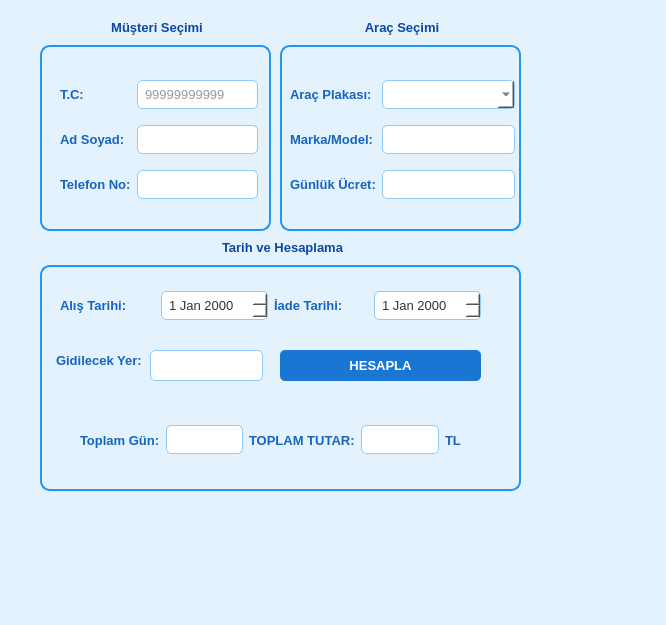
<?xml version="1.0" encoding="UTF-8"?>
<ui version="4.0">
 <class>Form</class>
 <widget class="QWidget" name="Form">
  <property name="geometry">
   <rect>
    <x>0</x>
    <y>0</y>
    <width>666</width>
    <height>625</height>
   </rect>
  </property>
  <property name="windowTitle">
   <string>Form</string>
  </property>
  <property name="styleSheet">
   <string notr="true">/* --- GENEL ARKA PLAN --- */
QWidget {
    background-color: #E3F2FD; /* Ana ekranla aynı açık mavi ton */
    font-family: &quot;Segoe UI&quot;;   /* Okunaklı modern yazı tipi */
    font-size: 13px;
}

/* --- GRUP KUTULARI (Kişisel Bilgiler vb.) --- */
QGroupBox {
    border: 2px solid #2196F3; /* Mavi Çerçeve */
    border-radius: 10px;       /* Köşeleri Yuvarlat */
    margin-top: 25px;          /* Başlık için pay */
    font-weight: bold;
    color: #0D47A1;            /* Başlık Rengi: Koyu Lacivert */
}

QGroupBox::title {
    subcontrol-origin: margin;
    subcontrol-position: top center; /* Başlığı ortala */
    padding: 0 10px;
    background-color: #E3F2FD; /* Çizgi yazının altından geçmesin */
}

/* --- YAZI ETİKETLERİ (Ad, Soyad vb.) --- */
QLabel {
    color: #1565C0; /* Orta koyulukta mavi */
    font-weight: bold;
    border: none;
    background-color: transparent;
}

/* --- GİRİŞ KUTULARI (Text, Combo, Date) --- */
QLineEdit, QComboBox, QDateEdit, QPlainTextEdit {
    background-color: white;   /* İçi bembeyaz olsun */
    border: 1px solid #90CAF9; /* İnce mavi çerçeve */
    border-radius: 5px;
    padding: 5px;
    color: #333333;            /* Yazılan yazı koyu gri */
}

/* Kutulara tıklayınca (Odaklanınca) */
QLineEdit:focus, QComboBox:focus, QDateEdit:focus, QPlainTextEdit:focus {
    border: 2px solid #2196F3; /* Seçili kutunun çerçevesi kalınlaşsın */
}

/* --- BUTONLAR (Genel) --- */
QPushButton {
    background-color: #1976D2; /* Ana menüdeki mavi buton */
    color: white;
    border-radius: 5px;
    padding: 10px;
    font-weight: bold;
    border: none;
}

QPushButton:hover {
    background-color: #1565C0; /* Üzerine gelince koyulaşsın */
}

QPushButton:pressed {
    background-color: #0D47A1; /* Tıklayınca daha da koyu */
}</string>
  </property>
  <widget class="QGroupBox" name="groupBox_2">
   <property name="geometry">
    <rect>
     <x>280</x>
     <y>20</y>
     <width>241</width>
     <height>211</height>
    </rect>
   </property>
   <property name="styleSheet">
    <string notr="true">/* --- GENEL ARKA PLAN --- */
QWidget {
    background-color: #E3F2FD; /* Ana ekranla aynı açık mavi ton */
    font-family: &quot;Segoe UI&quot;;   /* Okunaklı modern yazı tipi */
    font-size: 13px;
}

/* --- GRUP KUTULARI (Kişisel Bilgiler vb.) --- */
QGroupBox {
    border: 2px solid #2196F3; /* Mavi Çerçeve */
    border-radius: 10px;       /* Köşeleri Yuvarlat */
    margin-top: 25px;          /* Başlık için pay */
    font-weight: bold;
    color: #0D47A1;            /* Başlık Rengi: Koyu Lacivert */
}

QGroupBox::title {
    subcontrol-origin: margin;
    subcontrol-position: top center; /* Başlığı ortala */
    padding: 0 10px;
    background-color: #E3F2FD; /* Çizgi yazının altından geçmesin */
}

/* --- YAZI ETİKETLERİ (Ad, Soyad vb.) --- */
QLabel {
    color: #1565C0; /* Orta koyulukta mavi */
    font-weight: bold;
    border: none;
    background-color: transparent;
}

/* --- GİRİŞ KUTULARI (Text, Combo, Date) --- */
QLineEdit, QComboBox, QDateEdit, QPlainTextEdit {
    background-color: white;   /* İçi bembeyaz olsun */
    border: 1px solid #90CAF9; /* İnce mavi çerçeve */
    border-radius: 5px;
    padding: 5px;
    color: #333333;            /* Yazılan yazı koyu gri */
}

/* Kutulara tıklayınca (Odaklanınca) */
QLineEdit:focus, QComboBox:focus, QDateEdit:focus, QPlainTextEdit:focus {
    border: 2px solid #2196F3; /* Seçili kutunun çerçevesi kalınlaşsın */
}

/* --- BUTONLAR (Genel) --- */
QPushButton {
    background-color: #1976D2; /* Ana menüdeki mavi buton */
    color: white;
    border-radius: 5px;
    padding: 10px;
    font-weight: bold;
    border: none;
}

QPushButton:hover {
    background-color: #1565C0; /* Üzerine gelince koyulaşsın */
}

QPushButton:pressed {
    background-color: #0D47A1; /* Tıklayınca daha da koyu */
}</string>
   </property>
   <property name="title">
    <string>Araç Seçimi</string>
   </property>
   <widget class="QWidget" name="gridLayoutWidget_2">
    <property name="geometry">
     <rect>
      <x>10</x>
      <y>50</y>
      <width>225</width>
      <height>141</height>
     </rect>
    </property>
    <layout class="QGridLayout" name="gridLayout_2">
     <item row="0" column="0">
      <widget class="QLabel" name="label_9">
       <property name="text">
        <string>Araç Plakası:</string>
       </property>
      </widget>
     </item>
     <item row="1" column="1">
      <widget class="QLineEdit" name="lineEdit_7">
       <property name="readOnly">
        <bool>true</bool>
       </property>
      </widget>
     </item>
     <item row="1" column="0">
      <widget class="QLabel" name="label_14">
       <property name="text">
        <string>Marka/Model:</string>
       </property>
      </widget>
     </item>
     <item row="2" column="1">
      <widget class="QLineEdit" name="lineEdit_8">
       <property name="readOnly">
        <bool>true</bool>
       </property>
       <property name="placeholderText">
        <string/>
       </property>
      </widget>
     </item>
     <item row="0" column="1">
      <widget class="QComboBox" name="comboBox_6"/>
     </item>
     <item row="2" column="0">
      <widget class="QLabel" name="label_17">
       <property name="text">
        <string>Günlük Ücret:</string>
       </property>
      </widget>
     </item>
    </layout>
   </widget>
  </widget>
  <widget class="QGroupBox" name="groupBox_3">
   <property name="geometry">
    <rect>
     <x>40</x>
     <y>240</y>
     <width>481</width>
     <height>251</height>
    </rect>
   </property>
   <property name="styleSheet">
    <string notr="true">/* --- GENEL ARKA PLAN --- */
QWidget {
    background-color: #E3F2FD; /* Ana ekranla aynı açık mavi ton */
    font-family: &quot;Segoe UI&quot;;   /* Okunaklı modern yazı tipi */
    font-size: 13px;
}

/* --- GRUP KUTULARI (Kişisel Bilgiler vb.) --- */
QGroupBox {
    border: 2px solid #2196F3; /* Mavi Çerçeve */
    border-radius: 10px;       /* Köşeleri Yuvarlat */
    margin-top: 25px;          /* Başlık için pay */
    font-weight: bold;
    color: #0D47A1;            /* Başlık Rengi: Koyu Lacivert */
}

QGroupBox::title {
    subcontrol-origin: margin;
    subcontrol-position: top center; /* Başlığı ortala */
    padding: 0 10px;
    background-color: #E3F2FD; /* Çizgi yazının altından geçmesin */
}

/* --- YAZI ETİKETLERİ (Ad, Soyad vb.) --- */
QLabel {
    color: #1565C0; /* Orta koyulukta mavi */
    font-weight: bold;
    border: none;
    background-color: transparent;
}

/* --- GİRİŞ KUTULARI (Text, Combo, Date) --- */
QLineEdit, QComboBox, QDateEdit, QPlainTextEdit {
    background-color: white;   /* İçi bembeyaz olsun */
    border: 1px solid #90CAF9; /* İnce mavi çerçeve */
    border-radius: 5px;
    padding: 5px;
    color: #333333;            /* Yazılan yazı koyu gri */
}

/* Kutulara tıklayınca (Odaklanınca) */
QLineEdit:focus, QComboBox:focus, QDateEdit:focus, QPlainTextEdit:focus {
    border: 2px solid #2196F3; /* Seçili kutunun çerçevesi kalınlaşsın */
}

/* --- BUTONLAR (Genel) --- */
QPushButton {
    background-color: #1976D2; /* Ana menüdeki mavi buton */
    color: white;
    border-radius: 5px;
    padding: 10px;
    font-weight: bold;
    border: none;
}

QPushButton:hover {
    background-color: #1565C0; /* Üzerine gelince koyulaşsın */
}

QPushButton:pressed {
    background-color: #0D47A1; /* Tıklayınca daha da koyu */
}</string>
   </property>
   <property name="title">
    <string>Tarih ve Hesaplama</string>
   </property>
   <widget class="QPushButton" name="pushButton">
    <property name="geometry">
     <rect>
      <x>240</x>
      <y>110</y>
      <width>201</width>
      <height>31</height>
     </rect>
    </property>
    <property name="text">
     <string>HESAPLA</string>
    </property>
   </widget>
   <widget class="QWidget" name="horizontalLayoutWidget">
    <property name="geometry">
     <rect>
      <x>20</x>
      <y>40</y>
      <width>421</width>
      <height>51</height>
     </rect>
    </property>
    <layout class="QHBoxLayout" name="horizontalLayout">
     <item>
      <widget class="QLabel" name="label_18">
       <property name="text">
        <string>Alış Tarihi:</string>
       </property>
      </widget>
     </item>
     <item>
      <widget class="QDateEdit" name="dateEdit"/>
     </item>
     <item>
      <widget class="QLabel" name="label_19">
       <property name="text">
        <string>İade Tarihi:</string>
       </property>
      </widget>
     </item>
     <item>
      <widget class="QDateEdit" name="dateEdit_2"/>
     </item>
    </layout>
   </widget>
   <widget class="QWidget" name="horizontalLayoutWidget_2">
    <property name="geometry">
     <rect>
      <x>40</x>
      <y>160</y>
      <width>381</width>
      <height>80</height>
     </rect>
    </property>
    <layout class="QHBoxLayout" name="horizontalLayout_2">
     <item>
      <widget class="QLabel" name="label_4">
       <property name="text">
        <string>Toplam Gün:</string>
       </property>
      </widget>
     </item>
     <item>
      <widget class="QLineEdit" name="lineEdit_4">
       <property name="readOnly">
        <bool>true</bool>
       </property>
      </widget>
     </item>
     <item>
      <widget class="QLabel" name="label_5">
       <property name="text">
        <string>TOPLAM TUTAR:</string>
       </property>
      </widget>
     </item>
     <item>
      <widget class="QLineEdit" name="lineEdit_5">
       <property name="readOnly">
        <bool>true</bool>
       </property>
      </widget>
     </item>
     <item>
      <widget class="QLabel" name="label_6">
       <property name="text">
        <string>TL</string>
       </property>
      </widget>
     </item>
    </layout>
   </widget>
   <widget class="QLabel" name="label_7">
    <property name="geometry">
     <rect>
      <x>16</x>
      <y>110</y>
      <width>91</width>
      <height>20</height>
     </rect>
    </property>
    <property name="text">
     <string>Gidilecek Yer:</string>
    </property>
   </widget>
   <widget class="QLineEdit" name="lineEdit_gidilecek">
    <property name="geometry">
     <rect>
      <x>110</x>
      <y>110</y>
      <width>113</width>
      <height>31</height>
     </rect>
    </property>
   </widget>
  </widget>
  <widget class="QGroupBox" name="groupBox">
   <property name="geometry">
    <rect>
     <x>40</x>
     <y>20</y>
     <width>231</width>
     <height>211</height>
    </rect>
   </property>
   <property name="styleSheet">
    <string notr="true">/* --- GENEL ARKA PLAN --- */
QWidget {
    background-color: #E3F2FD; /* Ana ekranla aynı açık mavi ton */
    font-family: &quot;Segoe UI&quot;;   /* Okunaklı modern yazı tipi */
    font-size: 13px;
}

/* --- GRUP KUTULARI (Kişisel Bilgiler vb.) --- */
QGroupBox {
    border: 2px solid #2196F3; /* Mavi Çerçeve */
    border-radius: 10px;       /* Köşeleri Yuvarlat */
    margin-top: 25px;          /* Başlık için pay */
    font-weight: bold;
    color: #0D47A1;            /* Başlık Rengi: Koyu Lacivert */
}

QGroupBox::title {
    subcontrol-origin: margin;
    subcontrol-position: top center; /* Başlığı ortala */
    padding: 0 10px;
    background-color: #E3F2FD; /* Çizgi yazının altından geçmesin */
}

/* --- YAZI ETİKETLERİ (Ad, Soyad vb.) --- */
QLabel {
    color: #1565C0; /* Orta koyulukta mavi */
    font-weight: bold;
    border: none;
    background-color: transparent;
}

/* --- GİRİŞ KUTULARI (Text, Combo, Date) --- */
QLineEdit, QComboBox, QDateEdit, QPlainTextEdit {
    background-color: white;   /* İçi bembeyaz olsun */
    border: 1px solid #90CAF9; /* İnce mavi çerçeve */
    border-radius: 5px;
    padding: 5px;
    color: #333333;            /* Yazılan yazı koyu gri */
}

/* Kutulara tıklayınca (Odaklanınca) */
QLineEdit:focus, QComboBox:focus, QDateEdit:focus, QPlainTextEdit:focus {
    border: 2px solid #2196F3; /* Seçili kutunun çerçevesi kalınlaşsın */
}

/* --- BUTONLAR (Genel) --- */
QPushButton {
    background-color: #1976D2; /* Ana menüdeki mavi buton */
    color: white;
    border-radius: 5px;
    padding: 10px;
    font-weight: bold;
    border: none;
}

QPushButton:hover {
    background-color: #1565C0; /* Üzerine gelince koyulaşsın */
}

QPushButton:pressed {
    background-color: #0D47A1; /* Tıklayınca daha da koyu */
}</string>
   </property>
   <property name="title">
    <string>Müşteri Seçimi</string>
   </property>
   <widget class="QWidget" name="gridLayoutWidget">
    <property name="geometry">
     <rect>
      <x>20</x>
      <y>50</y>
      <width>198</width>
      <height>141</height>
     </rect>
    </property>
    <layout class="QGridLayout" name="gridLayout">
     <item row="2" column="1">
      <widget class="QLineEdit" name="leTelefon">
       <property name="readOnly">
        <bool>true</bool>
       </property>
      </widget>
     </item>
     <item row="1" column="0">
      <widget class="QLabel" name="label_2">
       <property name="text">
        <string>Ad Soyad:</string>
       </property>
      </widget>
     </item>
     <item row="0" column="1">
      <widget class="QLineEdit" name="lineEdit">
       <property name="inputMask">
        <string>99999999999</string>
       </property>
       <property name="placeholderText">
        <string>99999999999</string>
       </property>
      </widget>
     </item>
     <item row="2" column="0">
      <widget class="QLabel" name="label_3">
       <property name="text">
        <string>Telefon No:</string>
       </property>
      </widget>
     </item>
     <item row="0" column="0">
      <widget class="QLabel" name="label">
       <property name="text">
        <string>T.C:</string>
       </property>
      </widget>
     </item>
     <item row="1" column="1">
      <widget class="QLineEdit" name="leAdSoyad">
       <property name="readOnly">
        <bool>true</bool>
       </property>
      </widget>
     </item>
    </layout>
   </widget>
  </widget>
 </widget>
 <resources/>
 <connections/>
</ui>
